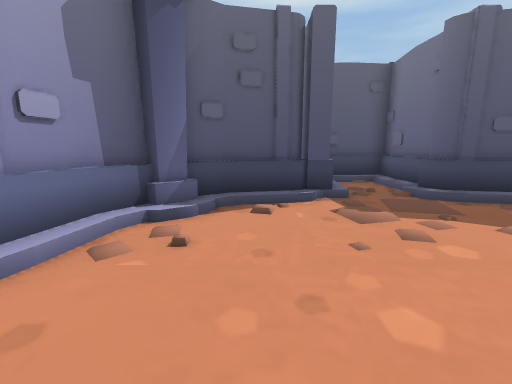
View 1 (above)

22 first-person views from a walk through a 3-D level made in the Unity game engine. The camera is 1.2 m above the floor, tilts 10° down and sees 90° across. The floor is counted in squares, 1 m on a side. Each view is taken from the middle of a square. On the plan, view 1 faces up. The plan holds only what a view shows up to about 12 squares ahead; the rest is blank. The place goes on beyond the plan. The player character is not drawn.

View 2
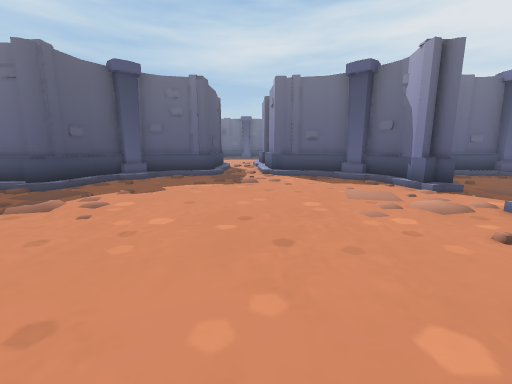

View 3
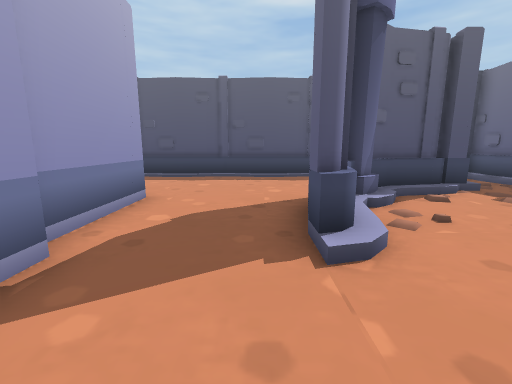

View 4
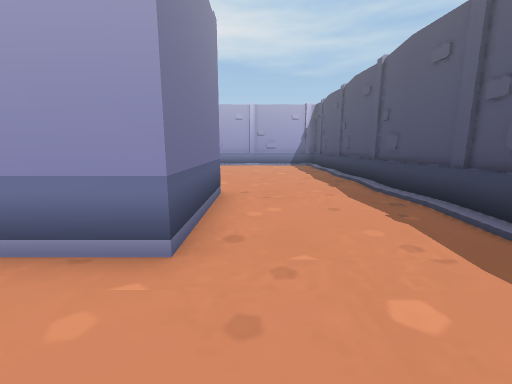

View 5
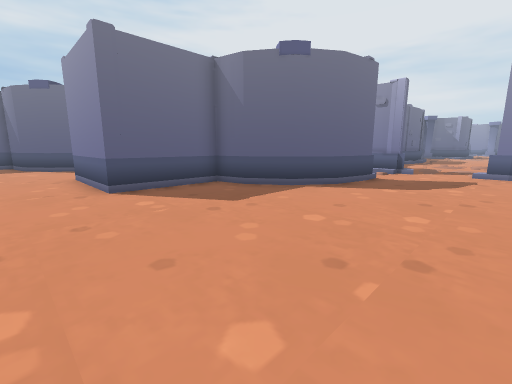

View 6
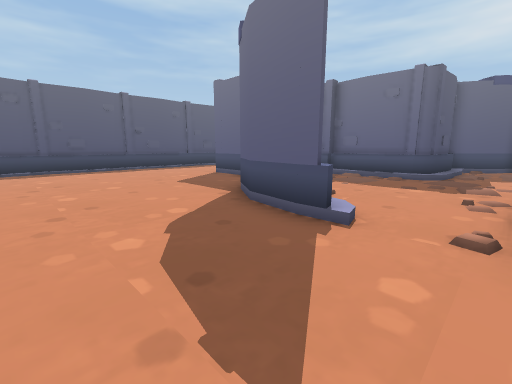

View 7
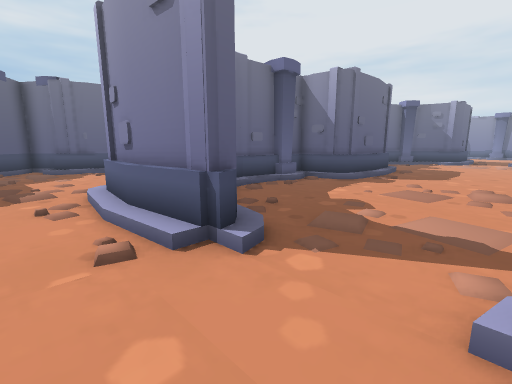

View 8
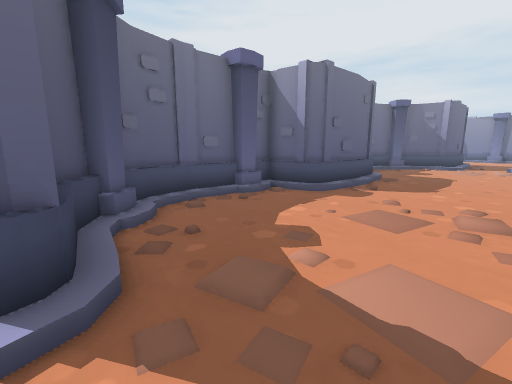

View 9
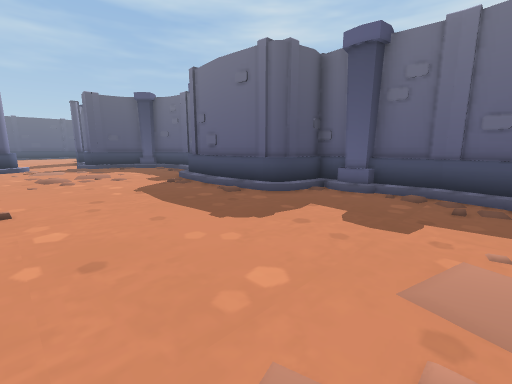

View 10
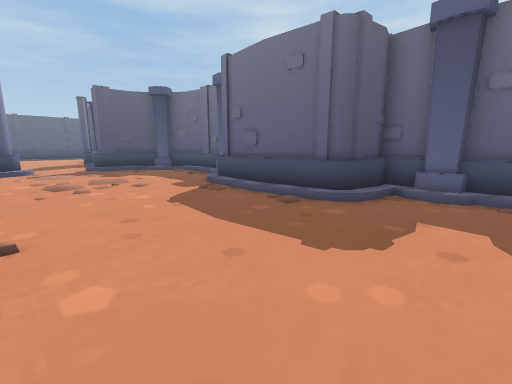

View 11
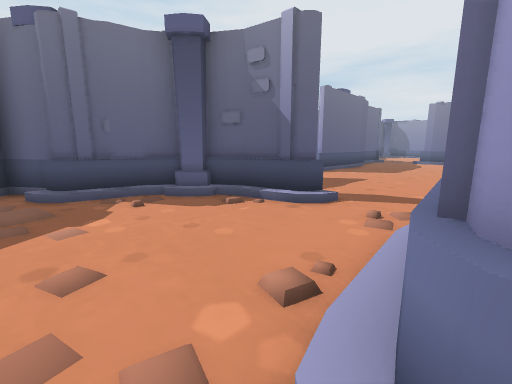

View 12
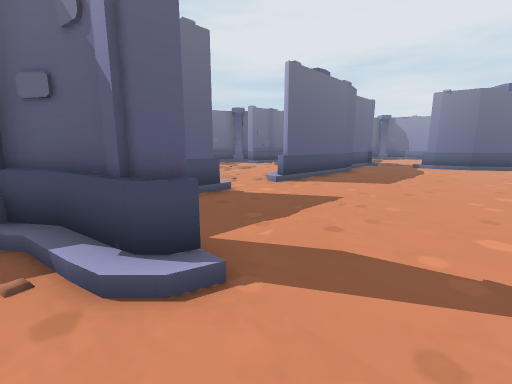

View 13
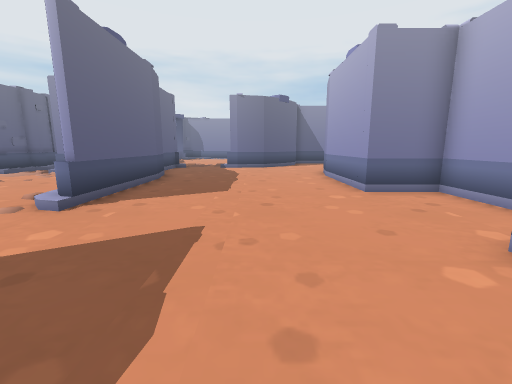

View 14
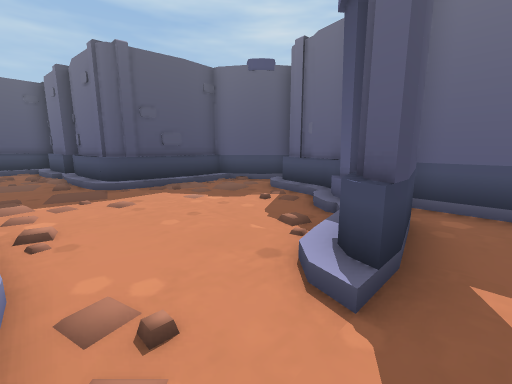

View 15
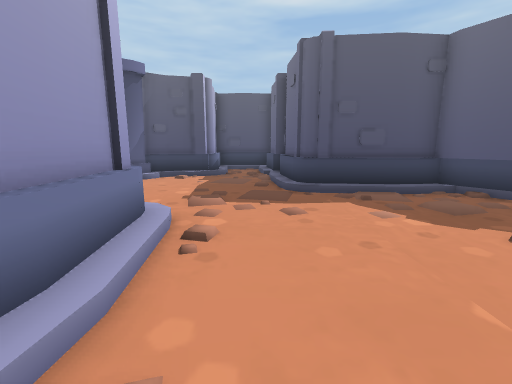

View 16
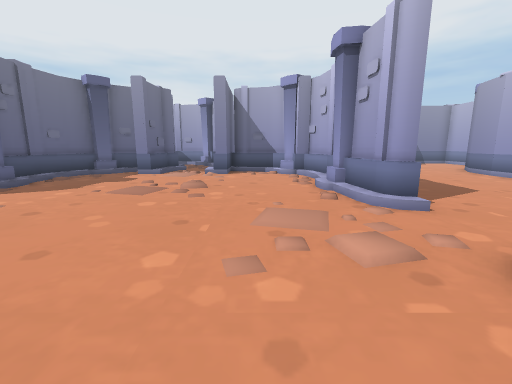

View 17
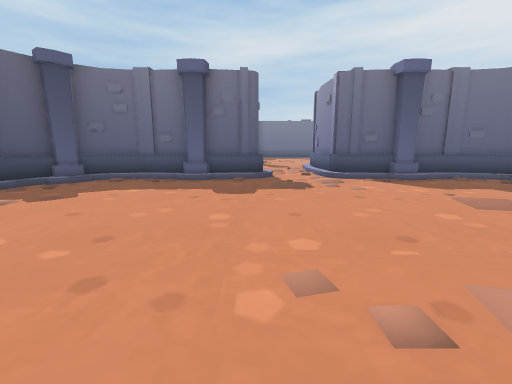

View 18
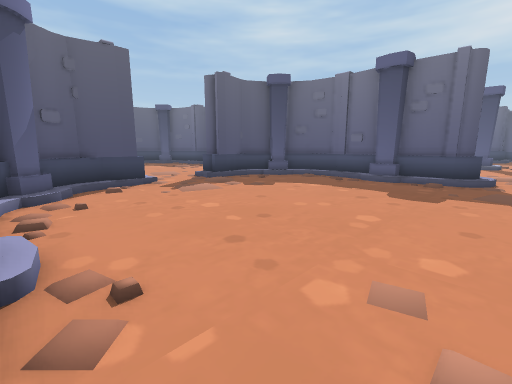

View 19
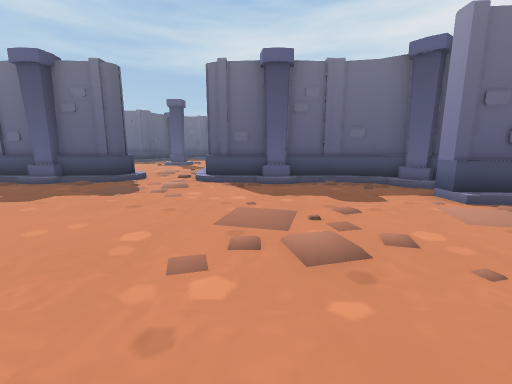

View 20
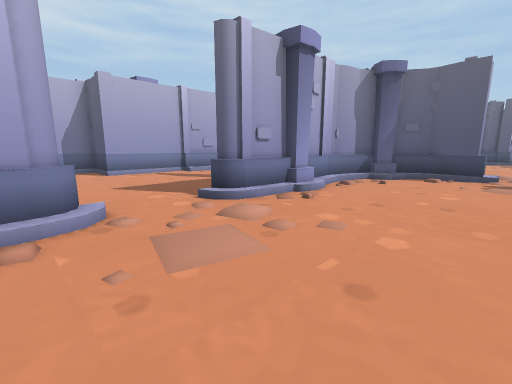

View 21
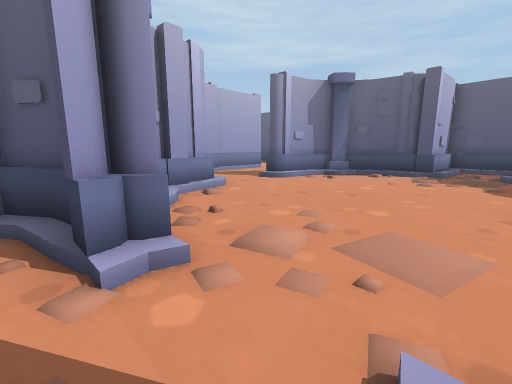

View 22
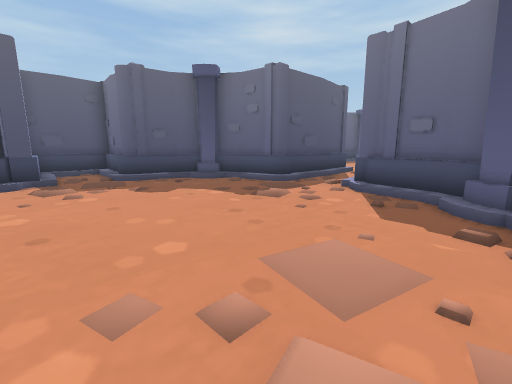

### Floor plan
Key: @ floor where view 1 was taken; # wall or solid block; . main floor; : floor 0.25 m higher than the main floor; / step, stairs or slope; = window, fence, low wall or low ledge; ^ raised ledge.
Columns run from 18 left of view 1 to 9 right of it. Each row starts with its distance up from view 1.
 10 #################  #####
  9 .................  ###/#
  8 .................  ##./#
  7 .................  ##./#
  6 ................#####./###
  5 ........####....#//...../##
  4 ........^#=#...##/......./#
  3 ........#. #...#/......../##
  2 ........#..#...#........../#
  1 .....####..#................
  0 ....##/....#......@........
 -1 ....# .....#  .#........../#
 -2 ....# .....#   ##.........##
 -3 ....:......######......../#
 -4 ......./........#/.....//##
 -5 ....////........####..:###
 -6 #/./#####......###/....//##
 -7 /...//###......##/......./#
 -8 ....../##...../#/......../#
 -9 ......//#....###/.........#
-10 ......./#..:##.#/.........#
-11 ......./#......#/.........#
-12 .......##......#/.........#
-13 ...../###......#..........##
-14 ...../###...................
-15 ...../#.....................
-16 ...../#........:........../#
-17 ...../#........#/.........##
-18 ...../###......#/.........#
-19 ......//#......#/.........#
-20 ......./#......#/.........#
-21 ......./#......#/.........#
-22 ......./#......#/.........#
-23 .......##......##/..# .#.##

Where each view was taken, in squares from view 1:
view 1: 0 up, 0 right, facing up
view 2: 0 up, 3 left, facing right
view 3: 1 down, 4 left, facing up
view 4: 6 up, 4 left, facing left
view 5: 7 up, 18 left, facing down-right
view 6: 5 down, 18 left, facing up-right
view 7: 4 down, 17 left, facing down-right
view 8: 6 down, 17 left, facing down-right
view 9: 23 down, 18 left, facing up-right
view 10: 21 down, 18 left, facing up-right
view 11: 5 down, 10 left, facing down-right
view 12: 9 down, 9 left, facing down-right
view 13: 11 down, 7 left, facing down
view 14: 11 down, 9 left, facing up-right
view 15: 10 down, 8 left, facing up
view 16: 11 down, 0 right, facing down
view 17: 13 down, 2 left, facing right
view 18: 14 down, 2 left, facing up-right
view 19: 18 down, 1 left, facing right
view 20: 17 down, 2 right, facing up-left
view 21: 6 down, 4 right, facing up-left
view 22: 4 down, 1 right, facing up-right
